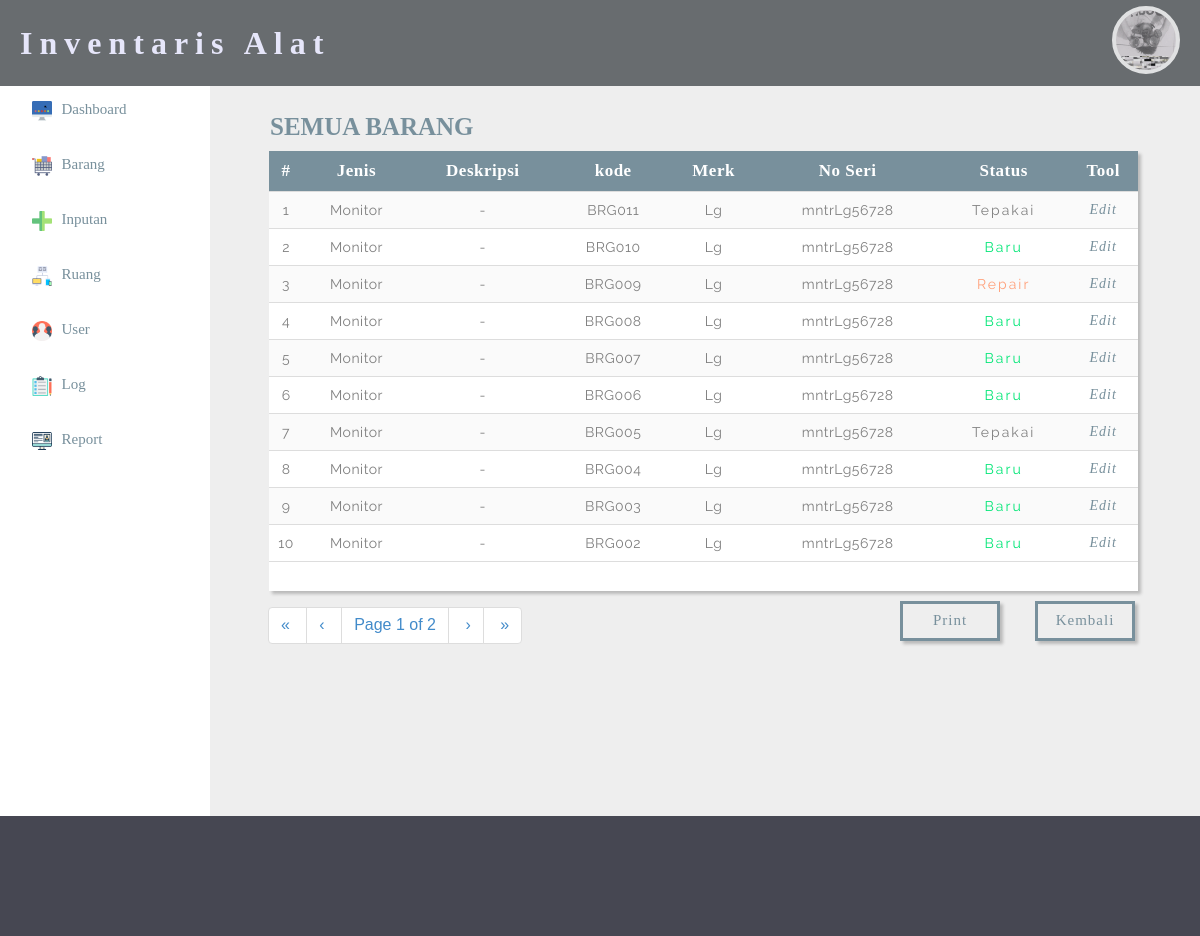
The page /admin/semua_brg.php (signed in) on the database its author committed.
### tables this page shows
CREATE TABLE IF NOT EXISTS `barang` (
  `id` int(10) NOT NULL AUTO_INCREMENT,
  `id_jenis` varchar(30) NOT NULL,
  `deskripsi_brg` text NOT NULL,
  `kode_brg` varchar(10) NOT NULL,
  `merk_brg` varchar(20) NOT NULL,
  `no_seri` varchar(30) NOT NULL,
  `status_brg` varchar(20) NOT NULL,
  PRIMARY KEY (`id`)
);

CREATE TABLE IF NOT EXISTS `jenis_brg` (
  `id_jenis` int(11) NOT NULL AUTO_INCREMENT,
  `nama` varchar(50) NOT NULL,
  `keterangan` varchar(30) NOT NULL,
  PRIMARY KEY (`id_jenis`)
);

### admin/semua_brg.php (the view, shortened to what this page needs)
<?php
	include 'session.php';
	include 'pagination.php';
        $sql =  "SELECT * FROM barang INNER JOIN jenis_brg ON barang.id_jenis=jenis_brg.id_jenis ORDER BY barang.kode_brg DESC";
        $result = mysql_query($sql);
        $rpp = 10;
        $reload = "semua_brg.php?pagination=true&page=1";
        $page = intval($_GET["page"]);
        if($page<=0) $page = 1;
        $tcount = mysql_num_rows($result);
        $tpages = ($tcount) ? ceil($tcount/$rpp) : 1;
        $count = 0;
        $i = ($page-1)*$rpp;
        $no_urut = ($page-1)*$rpp;
?>
 <html>
 <head>
 	<link rel="stylesheet" type="text/css" href="../css/admin_css.css">
 	<link rel="stylesheet" type="text/css" href="../css/table.css">
	<link rel="stylesheet" type="text/css" href="../css/bootstrap.css">
 </head>
 <body>
 <?php
    include 'header.php';
  ?>
	 <div class="a">
	 	<h1>Semua Barang</h1>
	 	<div class="a3" style="box-shadow: 3px 3px 3px #bababa;">
	 		<table>
	 			<tr>
                    <th>#</th>
                    <th>Jenis</th>
                    <th>Deskripsi</th>
                    <th>kode</th>
                    <th>Merk</th>
                    <th>No Seri</th>
                    <th>Status</th>
                    <th>Tool</th>
                 </tr>
                 <?php
                    while(($count<$rpp) && ($i<$tcount)) {
                        $data = mysql_fetch_array($result);
                    ?>
                    <tr>
                        <td>
                            <?php echo ++$no_urut;?>
                        </td>
                        <?php
                        echo "<td>". $data['nama'] ."</td>";
                        echo "<td>". $data['deskripsi_brg'] . "</td>";
                        echo "<td>". $data['kode_brg'] ."</td>";
                        echo "<td>". $data['merk_brg'] ."</td>";
                        echo "<td>". $data['no_seri'] ."</td>";
                        if ($data['status_brg']=='baru') { ?>
                            <td style="color: #00E676; letter-spacing: 2px;" width='15%'>Baru</td>
                        <?php } elseif ($data['status_brg']=='selesai repair') { ?>
                            <td style="color: #FF9800; letter-spacing: 2px;" width='15%'>Selesai Repair</td>
                        <?php } elseif ($data['status_brg']=='terbuang') { ?>
                            <td style="color: #424242; letter-spacing: 2px;" width='15%'>Terbuang</td>
                        <?php } elseif ($data['status_brg']=='rusak') { ?>
                            <td style="color: #EF5350; letter-spacing: 2px;" width='15%'>Rusak</td>
                        <?php } elseif ($data['status_brg']=='repair') { ?>
                            <td style="color: lightsalmon; letter-spacing: 2px;" width='15%'>Repair</td>
                        <?php } elseif ($data['status_brg']=='dipinjam') { ?>
                            <td style="color: lightblue; letter-spacing: 2px;" width='15%'>Dipinjam</td>
                        <?php } else { ?>
                            <td style="color: grey; letter-spacing: 2px;" width='15%'>Tepakai</td>
                         <?php } ?>
                        <td><a href="edit_barang.php?id=<?php echo $data['id']; ?>"><i>Edit</i></a></td>
                    </tr>
                    <?php
                        $i++;
                        $count++;
                    }
                    ?>
	 		</table>
	 	</div>
		<div class="pagination" style="float: left; margin-left: 22px; margin-top: -4px;"><?php echo paginate_one($reload, $page, $tpages); ?></div>
        <a href="inventori.php"><button style="box-shadow: 3px 3px 3px #bababa;">Kembali</button></a>
        <a href="laporan_semua_barang.php"><button style="box-shadow: 3px 3px 3px #bababa;">Print</button></a>
	 </div>
 	<?php
 		include 'sisi.php';
 	 ?>
 <div class="c">
 </div>
 </body>
 </html>

### css/admin_css.css (style rules this page uses)
body { margin: 0; padding: 0; font-family: helvetica; }
.a { width: 77%; padding-top: 10px; padding-left: 3%; padding-right: 2.5%; height: 720px; float: right; background-color: #eee; }
.c { width: 100%; background-color: rgb(70, 71, 82); padding: 5%; float: right; }
.a a { text-decoration: none; }
.a3 { width: 62%; height: 440px; background-color: white; float: left; margin-top: 20px; margin-left: 2.5%; }
.pagination { display: inline-block; }
.pesan p, i { font-family: paranoid; font-size: 14px; color: #78909C; letter-spacing: 1px; }

### css/table.css (style rules this page uses)
.a { background-color: #eeeeee; }
.a3 { width: 94%; box-shadow: 3px 3px 3px #bababa;" }
.a3 table { border-collapse: collapse; width: 100%; font-family: railway; }
.a3 table tr:nth-child(even) { background-color: #FAFAFA; color: #263238; }
.a3 th, .a3 td { text-align: left; border-bottom: 1px solid #ddd; border-width: 1px; text-align: center; font-size: 14px; padding-top: 10px; padding-bottom: 10px; color: grey; letter-spacing: 0.5px; }
.a3 th { background-color: #78909C; color: #fff; padding-top: 10px; padding-bottom: 10px; font-size: 17px; font-family: century gothic; }
.a h1 { float: left; color: #78909C; margin-left: 24px; font-family: century gothic; font-size: 25px; margin-bottom: -10px; text-transform: uppercase; }
.a button { width: 100px; height: 40px; margin-top: 10px; margin-right: 35px; border:3px solid #78909C; color: #78909C; font-family: paranoid; font-size: 15px; background-color: transparent; float: right; box-shadow: 0px 2px 2px #bababa; letter-spacing: 1px; }

### rows shown on the page
barang: id_jenis.nama "Monitor", deskripsi_brg "-", kode_brg "BRG011", merk_brg "Lg", no_seri "mntrLg56728", status_brg "Tepakai"
barang: id_jenis.nama "Monitor", deskripsi_brg "-", kode_brg "BRG010", merk_brg "Lg", no_seri "mntrLg56728", status_brg "Baru"
barang: id_jenis.nama "Monitor", deskripsi_brg "-", kode_brg "BRG009", merk_brg "Lg", no_seri "mntrLg56728", status_brg "Repair"
barang: id_jenis.nama "Monitor", deskripsi_brg "-", kode_brg "BRG008", merk_brg "Lg", no_seri "mntrLg56728", status_brg "Baru"
barang: id_jenis.nama "Monitor", deskripsi_brg "-", kode_brg "BRG007", merk_brg "Lg", no_seri "mntrLg56728", status_brg "Baru"
barang: id_jenis.nama "Monitor", deskripsi_brg "-", kode_brg "BRG006", merk_brg "Lg", no_seri "mntrLg56728", status_brg "Baru"
barang: id_jenis.nama "Monitor", deskripsi_brg "-", kode_brg "BRG005", merk_brg "Lg", no_seri "mntrLg56728", status_brg "Tepakai"
barang: id_jenis.nama "Monitor", deskripsi_brg "-", kode_brg "BRG004", merk_brg "Lg", no_seri "mntrLg56728", status_brg "Baru"
barang: id_jenis.nama "Monitor", deskripsi_brg "-", kode_brg "BRG003", merk_brg "Lg", no_seri "mntrLg56728", status_brg "Baru"
barang: id_jenis.nama "Monitor", deskripsi_brg "-", kode_brg "BRG002", merk_brg "Lg", no_seri "mntrLg56728", status_brg "Baru"

### other values the page prints
$firstlabel "«"
$prevlabel "‹"
$page "1"
$tpages "2"
$nextlabel "›"
$lastlabel "»"
